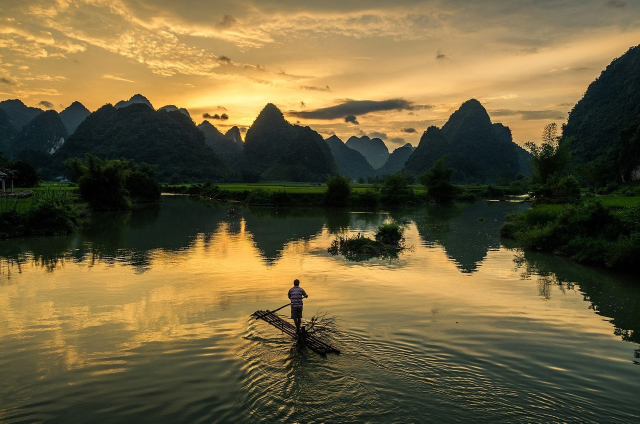
#> input picture 1.jpg, 1280 x 847 px (shown at 1/2 size)
$ python module_11_1.py
#> lines starting #> are read from the running program, lines starting #| are printed output that depends on the picture
'''
Задание
pillow - обработать изображение, например, изменить его размер,
применить эффекты и сохранить в другой формат.
'''

from PIL import Image

image = Image.open("1.jpg")  # Открываем изображение
#> image is the input picture: PIL image 1280x847 RGB; mean R, G, B 108.7, 95.4, 59.8

new_size = (1200, 800)  # Новый размер изображения
res = image.resize(new_size)
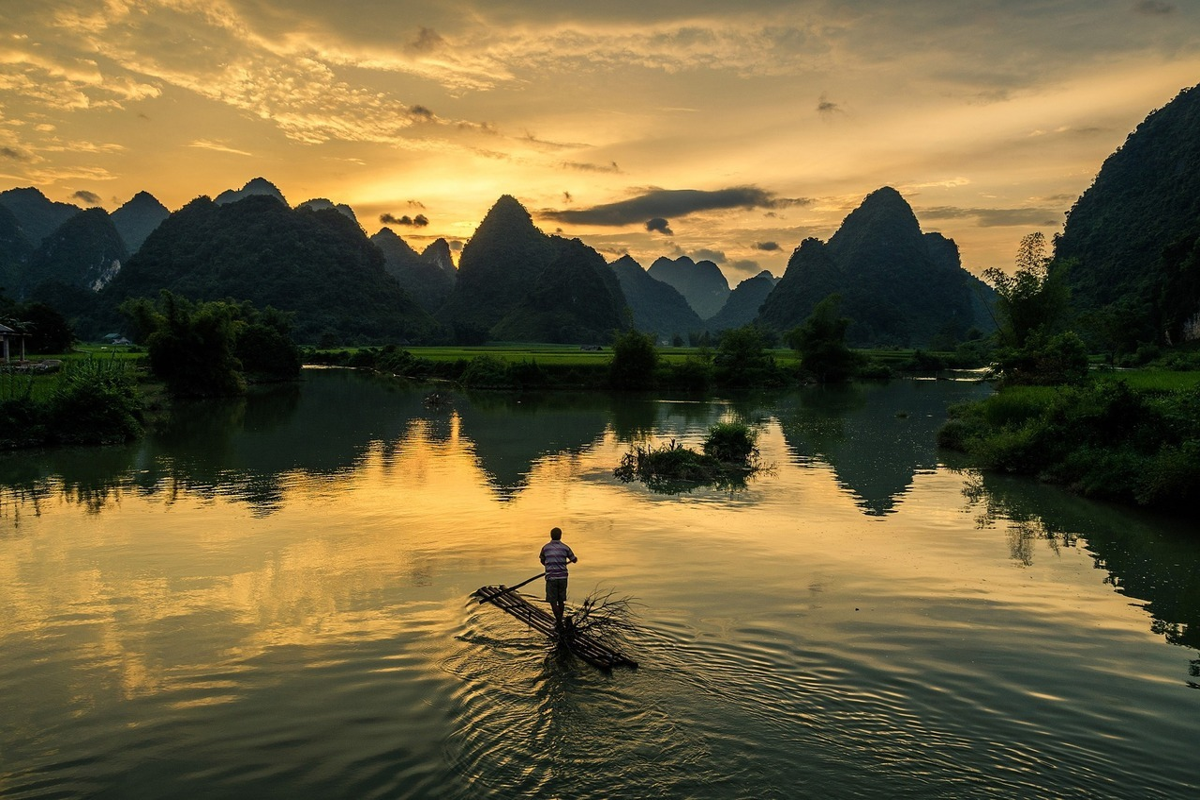
#> res: PIL image 1200x800 RGB; mean R, G, B 108.7, 95.4, 59.8
res.save('C:/Users/User/PycharmProjects/pythonProject1/11.jpg')

cropped = image.crop((430, 530, 725, 740)) # Обрезка изображения
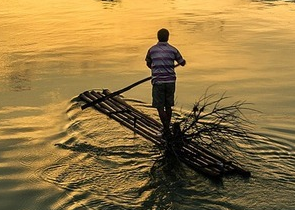
#> cropped: PIL image 295x210 RGB; mean R, G, B 148.2, 119, 65.3
cropped.save('C:/Users/User/PycharmProjects/pythonProject1/111.png') # и сохранение в новом формате

'''
Задание
pandas - считать данные из файла,
выполнить простой анализ данных (на своё усмотрение) и вывести результаты в консоль.
'''
import pandas as pd

#> (the run stopped early here; a loop or call above may not have finished)
